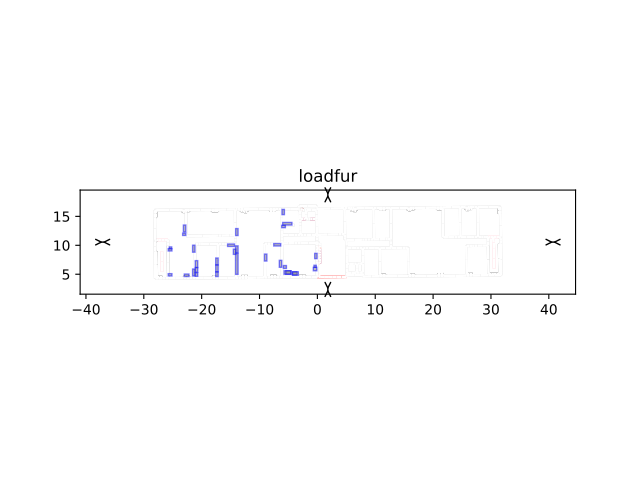

This chart was generated by the following Python code:
import matplotlib.pyplot as plt
from pylayers.gis.layout import *
L = Layout('WHERE1.lay')
L.loadfur('Furw1.ini')
fig = plt.figure()
ax = fig.gca()
fig,ax = L.showGs(fig=fig,ax=ax,furniture=True)
ti = plt.title('loadfur')
plt.show()
